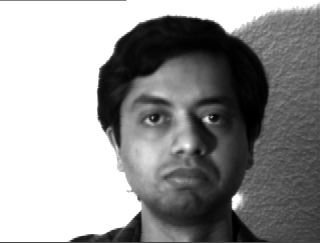
#> input picture data/database/subject_10_4_leftlight.jpg, 320 x 243 px; its folder holds 4 pictures in this run
$ python noiseGenerator-analyse.py
#> lines starting #> are read from the running program, lines starting #| are printed output that depends on the picture
### src/modules/image_preprocessing.py
import numpy as np
from PIL import Image


# [4 lines left out: function flatten_image, not called in this run]


def preprocess_image(img, resize_size, create_grayscale=True, create_normalized=True, create_flattened=True):
    try:
        processed_data = {}

        resized_img = img.resize(resize_size)
        if resized_img.size != resize_size:
             print(f"ERROR: Image resized to incorrect size: {resized_img.size}, expected {resize_size}")
             return {}
        processed_data['resized_image'] = resized_img

        if create_grayscale:
            grayscale_img = resized_img.convert("L")
            processed_data['grayscale_image'] = grayscale_img
        else:
            grayscale_img = resized_img

        if create_normalized:
            normalized_img = np.array(grayscale_img) / 255.0
            processed_data['normalized_image'] = normalized_img
        else:
            normalized_img = np.array(grayscale_img)

        if create_flattened:
            flattened_image = normalized_img.flatten()
            processed_data['flattened_image'] = flattened_image

        return processed_data

    except Exception as e:
        print(f"Error during image preprocessing: {e}")
        return {}

### src/modules/main.py
import numpy as np
import pandas as pd

import os
from PIL import Image
from tqdm import tqdm
from src.modules.image_preprocessing import preprocess_image
from src.config import IMAGE_SIZE
from src.modules.peep import Peep


class Main:
    def __init__(self, image_size=IMAGE_SIZE, image_extensions=(".png", ".jpg", ".jpeg")):
        self.image_size = image_size
        self.image_extensions = image_extensions
        self.peep_objects = {}

    # [38 lines left out: function load_and_process_from_folder, not called in this run]


    def load_and_process_from_dataframe(self, df: pd.DataFrame, target_subject: int = None,
                                     epsilon: float = 9, method='bounded', unbounded_bound_type='l2'):
        """Loads, preprocesses images, and creates Peep objects from a Pandas DataFrame."""
        if 'userFaces' not in df.columns or 'imageId' not in df.columns or 'subject_number' not in df.columns:
            raise ValueError("DataFrame must contain 'userFaces' (PIL Images) and 'imageId' columns.")

        subject_data = {}

        for index, row in tqdm(df.iterrows(), total=len(df), desc="Loading and Processing from DataFrame"):
            try:
                img = row['userFaces']
                if 'subject_number' in df.columns:
                    subject_number = row['subject_number']

                if target_subject is not None and subject_number != target_subject:
                    continue

                if not isinstance(img, Image.Image):
                    raise ValueError(f"Invalid image type at index {index}.")

                processed_data = preprocess_image(img, resize_size=self.image_size, create_flattened=True)
                if processed_data and processed_data['flattened_image'] is not None:
                    if subject_number not in subject_data:
                        subject_data[subject_number] = []
                    subject_data[subject_number].append(processed_data['flattened_image'])
                else:
                    print(f"Skipping image ID {row['imageId']} due to preprocessing error.")

            except ValueError as e:
                print(f"Error processing image at index {index}: {e}")
                continue

        self.peep_objects = self._create_peep_objects(subject_data, epsilon, method, unbounded_bound_type) # Directly create Peep objects
        return self.peep_objects


    def _create_peep_objects(self, subject_data: dict, epsilon: int, method: str, unbounded_bound_type: str):
        """Creates Peep objects for each subject (helper method)."""
        peep_objects = {}
        for subject, images in subject_data.items():
            if not images:
                print(f"Warning: No image data for subject {subject}. Skipping.")
                continue
            try:
                images_array = np.array(images)
                peep = Peep(epsilon=epsilon, image_size=self.image_size)
                peep.run(images_array, method=method, unbounded_bound_type=unbounded_bound_type)
                peep_objects[subject] = peep
            except ValueError as e:
                print(f"Error creating Peep object for subject {subject}: {e}")
                continue
        return peep_objects

    def get_peep_object(self, subject: int):
        """Retrieves a specific Peep object by subject number."""
        return self.peep_objects.get(subject)

### src/modules/eigenface.py
import os
import numpy as np
from sklearn.decomposition import PCA
import matplotlib.pyplot as plt
import seaborn as sns

from src.config import IMAGE_SIZE  # Assuming IMAGE_SIZE is defined (e.g., (128, 128))
from src.modules.utils_image import image_numpy_to_pillow


class EigenfaceGenerator:
    """
    Generates eigenfaces from a set of images using Principal Component Analysis (PCA).

    Args:
        images (np.ndarray): A 2D NumPy array where each row represents a flattened image.
        n_components (int, optional): The number of principal components (eigenfaces) to generate.
            Defaults to 5.  If None, keeps all components.

    Attributes:
        images (np.ndarray): The input images.
        n_components (int): The number of principal components.
        pca (sklearn.decomposition.PCA): The fitted PCA object.
        eigenfaces (list): A list of eigenfaces, each reshaped to the original image size.
        mean_face (np.ndarray): The mean face, reshaped to the original image size.
        image_shape (tuple): The shape of the original images (height, width).
    """

    def __init__(self, images, n_components=5):
        if not isinstance(images, np.ndarray) or images.ndim != 2:
            raise ValueError("`images` must be a 2D NumPy array (num_images x flattened_image_size).")

        self.images = images
        self.n_components = n_components if n_components is not None else min(
            images.shape)  # Ensure n_components doesn't exceed dimensions
        self.pca = None
        self.eigenfaces = None
        self.mean_face = None
        self.image_shape = IMAGE_SIZE  # Or derive from image data if available before flattening
        self.original_data = None  # Store for potential later use, like reconstruction

    def generate(self):
        """
        Performs PCA to generate eigenfaces.
        """
        if not self.images.any():
            raise ValueError("No image data provided.")
        if self.images.shape[0] < 2:  # Check for minimum number of images
            raise ValueError("At least two images are required to generate eigenfaces.")

        self.original_data = self.images
        self.pca = PCA(n_components=self.n_components)
        self.pca.fit(self.images)
        self.eigenfaces = [component.reshape(self.image_shape) for component in self.pca.components_]
        self.mean_face = self.pca.mean_.reshape(self.image_shape)

    def get_eigenfaces(self):
        """
        Returns the generated eigenfaces.

        Returns:
            list: A list of eigenfaces as NumPy arrays.
        """
        if self.eigenfaces is None:
            self.generate()
        return self.eigenfaces

    # [165 lines left out: functions get_mean_face, get_pca_object, reconstruct_image, plot_eigenfaces, plot_mean_face, plot_explained_variance and 1 more, not called in this run]

    def get_num_vectors_per_user(self):
        """Returns the number of vectors (components) used per user."""
        return self.n_components

### src/modules/utils_image.py
import base64
import io
import os

import PIL
from PIL import Image
import numpy as np
from skimage.metrics import structural_similarity as ssim
import matplotlib.pyplot as plt
from sklearn.metrics import accuracy_score, precision_score, recall_score, f1_score
from werkzeug.datastructures import FileStorage


# [8 lines left out: function load_images, not called in this run]


def resize_images(images, size):
    return [img.resize(size) for img in images]


def crop_images(images, box):
    return [img.crop(box) for img in images]


def convert_to_grayscale(images):
    return [img.convert('L') for img in images]


def normalize_images(images):
    return [np.array(img) / 255.0 for img in images]


# [5 lines left out: function flip_images, not called in this run]


def rotate_images(images, angle):
    return [img.rotate(angle) for img in images]


# [40 lines left out: functions plot_images, plot_histograms, calculate_metrics, create_folders, not called in this run]


def save_data(data, filename):
    np.save(filename, data)


def load_data(filename):
    return np.load(filename)


# [65 lines left out: functions filestorage_image_to_pil, filestorage_image_to_numpy, pillow_image_to_bytes, numpy_image_to_pillow, not called in this run]


# TO DELETE
def image_numpy_to_pillow(image, resized_size=None):
    """Converts a NumPy array to a PIL Image."""
    if image is None or type(image) != np.ndarray:
        raise ValueError("'image' must be a valid NumPy array.")
    elif image.ndim == 1:
        if resized_size is None:
            raise ValueError("'resized_size' must be provided because the image is one-dimensional.")
        image = image.reshape(resized_size)
    return Image.fromarray((image * 255).astype(np.uint8))

# [17 lines left out: functions calculate_mse, calculate_ssim, not called in this run]

### src/modules/noise_generator.py
import numpy as np
from functools import reduce
import operator

class NoiseGenerator:
    """
    Adds Laplace noise to images for differential privacy.

    Args:
        eigenfaces_images (list or np.ndarray):  The images (or their projections onto eigenfaces)
                                                to which noise will be added.  Can be a list of
                                                images or a NumPy array.
        epsilon (float): The privacy parameter (epsilon) for differential privacy.  Lower values
                         provide stronger privacy but more noise.

    Attributes:
        eigenfaces (np.ndarray): The input images (or projections), converted to a NumPy array.
        epsilon (float): The privacy parameter.
        img_shape (tuple): The shape of a single image (if applicable).
        img_size (int): The flattened size of a single image (if applicable).
        nb_images (int): The number of images.
        eigenfaces_normalized (np.ndarray): Normalized images (values between 0 and 1).
        noised_eigenfaces (np.ndarray): Images with added Laplace noise.
    """

    def __init__(self, eigenfaces_images, epsilon):
        if not isinstance(eigenfaces_images, (list, np.ndarray)):
            raise TypeError("eigenfaces_images must be a list or a NumPy array.")
        if not isinstance(epsilon, (int, float)):
            raise TypeError("epsilon must be a number.")
        if epsilon <= 0:
            raise ValueError("epsilon must be greater than 0.")

        self.eigenfaces = np.array(eigenfaces_images)
        self.epsilon = epsilon

        if self.eigenfaces.ndim > 2:
            self.img_shape = self.eigenfaces[0].shape
            self.img_size = reduce(operator.mul, self.img_shape)
            self.nb_images = len(self.eigenfaces)
            self.is_projection = False

        elif self.eigenfaces.ndim == 2:
              self.img_shape = None
              self.img_size = self.eigenfaces.shape[1]
              self.nb_images = self.eigenfaces.shape[0]
              self.is_projection = True
        else:
            raise ValueError("eigenfaces_images has an unsupported number of dimensions.")


        self.eigenfaces_normalized = None
        self.noised_eigenfaces = None

    # [4 lines left out: function flatten_images, not called in this run]


    def normalize_images(self):
        """Normalizes the image data to the range [0, 1]."""

        images_copy = self.eigenfaces.copy()

        if self.is_projection:
            self.eigenfaces_normalized = self._normalize(images_copy)
        else:
             self.eigenfaces_normalized = np.array([self._normalize(img) for img in images_copy])


    def _normalize(self, image):
        """Normalizes a single image or projection."""
        min_val = np.min(image)
        max_val = np.max(image)

        if max_val - min_val == 0:
            return np.zeros_like(image)
        return (image - min_val) / (max_val - min_val)


    def add_laplace_noise(self, sensitivity: float):
        """Adds Laplace noise to the normalized images.

        Args:
            sensitivity:  The sensitivity of the query.

        """
        if self.eigenfaces_normalized is None:
            self.normalize_images()

        if not isinstance(sensitivity, (int, float)):
            raise TypeError("Sensitivity must be a number.")
        if sensitivity <=0:
            raise ValueError("Sensitivity should be > 0")

        scale = sensitivity / self.epsilon
        noise = np.random.laplace(loc=0, scale=scale, size=self.eigenfaces_normalized.shape)
        self.noised_eigenfaces = self.eigenfaces_normalized + noise

    def get_noised_eigenfaces(self):
        """Returns the images with added Laplace noise."""
        if self.noised_eigenfaces is None:
            raise ValueError("Noise must be added before retrieving noised eigenfaces.  Call add_laplace_noise().")
        return self.noised_eigenfaces

### src/modules/peep.py
import numpy as np
from PIL import Image

from src.config import IMAGE_SIZE
from src.modules.eigenface import EigenfaceGenerator
from src.modules.noise_generator import NoiseGenerator
from src.modules.utils_image import image_numpy_to_pillow, numpy_image_to_pillow, pillow_image_to_bytes

class Peep:
    """
    Implements Differentially Private Eigenfaces for facial recognition.

    Args:
        epsilon (int, optional): The privacy parameter (epsilon). Defaults to 9.  Lower values
            provide stronger privacy but introduce more noise.
        image_size (tuple, optional): The target size for image resizing. Defaults to IMAGE_SIZE.

    Attributes:
        resize_size (tuple): The image resizing size.
        epsilon (float): The privacy parameter.
        pca_object (EigenfaceGenerator): The EigenfaceGenerator instance.
        projected_vectors (np.ndarray): The original images projected onto the eigenface subspace.
        noised_images (np.ndarray): The noised projections of the images.
        sensitivity (float): The calculated sensitivity of the PCA transformation.
        max_components (int): maximum number of components for PCA.
    """

    # [189 lines left out: functions __init__, generate_eigenfaces, project_images, calculate_sensitivity, set_epsilon, add_laplace_noise and 5 more, not called in this run]

    def get_projected_data(self):
        """Returns the original images projected onto the eigenface space."""
        return self.projected_vectors


    # [29 lines left out: function get_noised_images, not called in this run]

### src/modules/noiseGenerator-analyse.py
from modules.peep import Peep
from pandas import DataFrame
from os import listdir
import numpy as np
from src.modules.utils_image import image_numpy_to_pillow
from functools import reduce
import operator
from PIL import Image, ImageDraw
from main import Main

from PIL import Image, ImageDraw

from PIL import Image, ImageDraw


def combine_pill_images_lists(image_lists, inline_layout=True, delimiter_color=(0, 0, 0), delimiter_width=10):
    """
    Combine a list of lists of PIL.Image.Images into a single image.

    Parameters:
    - image_lists: List of lists of images.
    - layout: Boolean indicating layout direction (True for horizontal, False for vertical).
    - delimiter_color: RGB color of the delimiter (default is black).
    - delimiter_width: Width of the delimiter (default is 10 pixels).
    """
    if inline_layout:  # Horizontal layout
        widths, heights = [], []
        for images in image_lists:
            w, h = zip(*(img.size for img in images))
            widths.append(sum(w) + (len(images) - 1) * delimiter_width)
            heights.append(max(h))
        total_width = max(widths)
        total_height = sum(heights) + (len(image_lists) - 1) * delimiter_width

        combined_image = Image.new("RGB", (total_width, total_height), "white")
        y_offset = 0
        for images in image_lists:
            x_offset = 0
            max_height = 0
            for img in images:
                combined_image.paste(img, (x_offset, y_offset))
                x_offset += img.width + delimiter_width
                max_height = max(max_height, img.height)
            y_offset += max_height + delimiter_width

    else:  # Vertical layout
        widths, heights = [], []
        for images in image_lists:
            w, h = zip(*(img.size for img in images))
            widths.append(max(w))
            heights.append(sum(h) + (len(images) - 1) * delimiter_width)
        total_width = sum(widths) + (len(image_lists) - 1) * delimiter_width
        total_height = max(heights)

        combined_image = Image.new("RGB", (total_width, total_height), "white")
        x_offset = 0
        for images in image_lists:
            y_offset = 0
            max_width = 0
            for img in images:
                combined_image.paste(img, (x_offset, y_offset))
                y_offset += img.height + delimiter_width
                max_width = max(max_width, img.width)
            x_offset += max_width + delimiter_width

    return combined_image


def import_subject_images(id):
    """Import images from a subject folder."""
    # Import images
    image_folder = "../../data/database"
    sujet = f"subject_{id}_"
    image_file = []
    for filename in listdir(image_folder):
        if filename.startswith(sujet):
            pillow_image = Image.open(f"{image_folder}/{filename}")
            image_file.append(pillow_image)
    return DataFrame({'userFaces':image_file, "subject_number": id, "imageId":range(1, len(image_file)+1)})


def generate_noise_on_eigenface_images(subject=1, epsilon=5,
                   show_img:(bool,int) = False,
                   export_img = False, export_img_folder = "../../sandbox/noised_image_test", inline_layout=True
                   ):
    """Workflow to generate noised images."""
    # Import images
    image_df = import_subject_images(subject)
#> in import_subject_images, pillow_image is the input picture: PIL image 320x243 L; min 0, max 255, mean 148.7
    #print(len(image_df), image_df)
    if show_img: image_df['userFaces'][show_img].show() # show image source

    # Generate Eigenfaces [images are resized in this process]
    id_sujet = image_df['subject_number'][0]
    print(id_sujet)
    peep = Main().load_and_process_from_dataframe(df=image_df, target_subject=id_sujet, epsilon=6, method='bounded', unbounded_bound_type='l2').get(id_sujet)
#> the loop in load_and_process_from_dataframe, `for index, row in tqdm(df.iterrows(), total=len(df), desc="Loading and..` made 2 passes
#> pass 1, in preprocess_image, `resized_img = img.resize(resize_size)`:
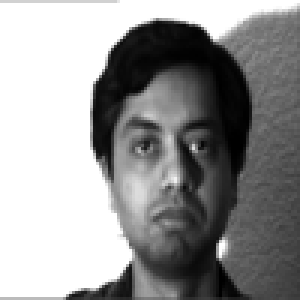
#> resized_img: PIL image 100x100 L (shown 3 times larger); min 0, max 255, mean 148.7
#> pass 2, in preprocess_image (call 2), `resized_img = img.resize(resize_size)`:
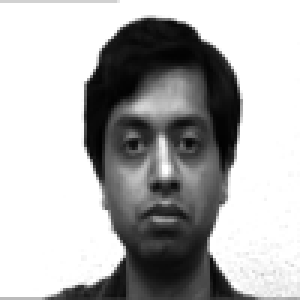
#> resized_img: PIL image 100x100 L (shown 3 times larger); min 1, max 255, mean 177.3
#> the loop in _create_peep_objects, `for subject, images in subject_data.items():` made 1 pass
#> pass 1, in generate, `self.mean_face = self.pca.mean_.reshape(self.image_shape)`:
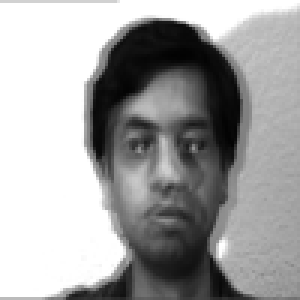
#> self.mean_face: shape (100, 100) float64 (shown 3 times larger); min 0.0098, max 1, mean 0.639
    eigenfaces_list = peep.get_eigenfaces()

    #print(len(eigenfaces_list))
    #print(eg1.shape)
    #print(eg1.min(), eg1.max())
    if show_img:
        eg1 = eigenfaces_list[show_img]
        image_numpy_to_pillow(eg1).show()

    # Flatten Images
    img_shape = eigenfaces_list[0].shape
    img_size = reduce(operator.mul, img_shape)
    nb_images = len(eigenfaces_list)
    eigenfaces_list = np.array(eigenfaces_list).reshape(nb_images, img_size)

    # Scale images between 0 and 1
    def normalize_image(image):
        return (image - np.min(image)) / (np.max(image) - np.min(image))
    eigenfaces_normalised_list = [normalize_image(img) for img in eigenfaces_list]
    #print(eg1_norm.min(), eg1_norm.max())
    if show_img:
        eg1_norm = eigenfaces_normalised_list[show_img]
        print(img_size)
        image_numpy_to_pillow(eg1_norm, img_shape).show()


    # Apply Laplace
    def add_laplace_noise(image, epsilon):
        # Apply laplace noise with delta_f= 1
        # $$ \frac{\epsilon}{2 \triangle f} e^{- \frac{\|x-FSV_i\| \epsilon}{\triangle F}} $$
        scale = 1 / epsilon  # self.sensitivity[subject] / self.epsilon
        noise = np.random.laplace(loc=0, scale=scale, size=image.shape)
        return image + noise
    noised_image_list = [add_laplace_noise(img, epsilon) for img in eigenfaces_normalised_list]
    if show_img:
        eg1_noised = noised_image_list[show_img]
        image_numpy_to_pillow(eg1_noised, img_shape).show()

    if export_img:
        # transform all images in pil
        pil_images_source = [image.resize(img_shape) for image in image_df['userFaces'].tolist()]
        pil_eigenface_images = [image_numpy_to_pillow(img, img_shape) for img in eigenfaces_list]
        pil_normalised_images = [image_numpy_to_pillow(img, img_shape) for img in eigenfaces_normalised_list]
        pil_noised_images = [image_numpy_to_pillow(img, img_shape) for img in noised_image_list]
        # Create the united image
        image_lists = [pil_images_source, pil_eigenface_images, pil_normalised_images, pil_noised_images]
        result = combine_pill_images_lists(image_lists, delimiter_color=(100, 100, 100), delimiter_width=10, inline_layout=inline_layout)
#> after the loop in combine_pill_images_lists, `for images in image_lists:`:
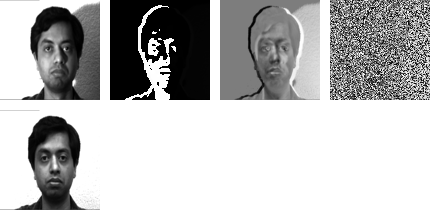
#> combined_image: PIL image 430x210 RGB; min 0, max 255, mean 183.4
#> after the loop in combine_pill_images_lists, `for images in image_lists:`:
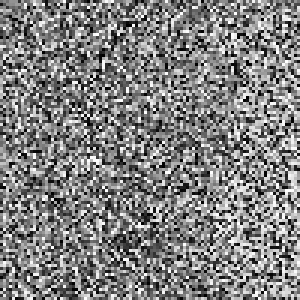
#> img: PIL image 100x100 L (shown 3 times larger); min 0, max 255, mean 128.3
        # save
        result.save(f"{export_img_folder}/subject_{subject}-noised_image_with_epsilon_{epsilon}.png")

    # return noised images
    return np.array(noised_image_list), peep


# [28 lines left out: function generate_noise_on_projected_data, not called in this run]


def wf_pil_image(subject=1, inline_layout=True):
    for e in np.arange(0.5, 9.5, 0.25):
        generate_noise_on_eigenface_images(subject=subject, epsilon=e, show_img=False, export_img=True, inline_layout=inline_layout)


# [12 lines left out: function wf_pil_vector, not called in this run]


if __name__ == '__main__':

    #[wf_pil_image(id) for id in range(1, 16)]
    #wf_pil_vector()
    #noised_vectors, peep = generate_noise_on_projected_data(subject=1, epsilon=4)

    #noised_images, peep = generate_noise_on_eigenface_images(subject=1, epsilon=4, show_img=False, export_img=True)
    generate_noise_on_eigenface_images(subject=10, epsilon=3.14, show_img=False, export_img=True,
                                       inline_layout=False)

    # [35 lines of commented-out code are left out]
